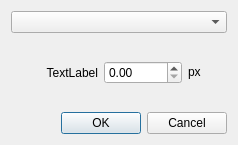
<?xml version="1.0" encoding="UTF-8"?>
<ui version="4.0">
 <class>FitCanvasDlg</class>
 <widget class="QWidget" name="FitCanvasDlg">
  <property name="geometry">
   <rect>
    <x>0</x>
    <y>0</y>
    <width>238</width>
    <height>145</height>
   </rect>
  </property>
  <property name="windowTitle">
   <string>Form</string>
  </property>
  <layout class="QVBoxLayout" name="verticalLayout">
   <item>
    <widget class="QComboBox" name="comboBox"/>
   </item>
   <item>
    <widget class="QWidget" name="widget" native="true">
     <layout class="QHBoxLayout" name="horizontalLayout">
      <item>
       <widget class="QLabel" name="label">
        <property name="text">
         <string>TextLabel</string>
        </property>
        <property name="alignment">
         <set>Qt::AlignmentFlag::AlignRight|Qt::AlignmentFlag::AlignTrailing|Qt::AlignmentFlag::AlignVCenter</set>
        </property>
       </widget>
      </item>
      <item>
       <widget class="QDoubleSpinBox" name="doubleSpinBox"/>
      </item>
      <item>
       <widget class="QLabel" name="label_2">
        <property name="maximumSize">
         <size>
          <width>30</width>
          <height>30</height>
         </size>
        </property>
        <property name="text">
         <string>px</string>
        </property>
       </widget>
      </item>
     </layout>
    </widget>
   </item>
   <item>
    <widget class="QDialogButtonBox" name="buttonBox">
     <property name="standardButtons">
      <set>QDialogButtonBox::StandardButton::Cancel|QDialogButtonBox::StandardButton::Ok</set>
     </property>
    </widget>
   </item>
  </layout>
 </widget>
 <resources/>
 <connections/>
</ui>
